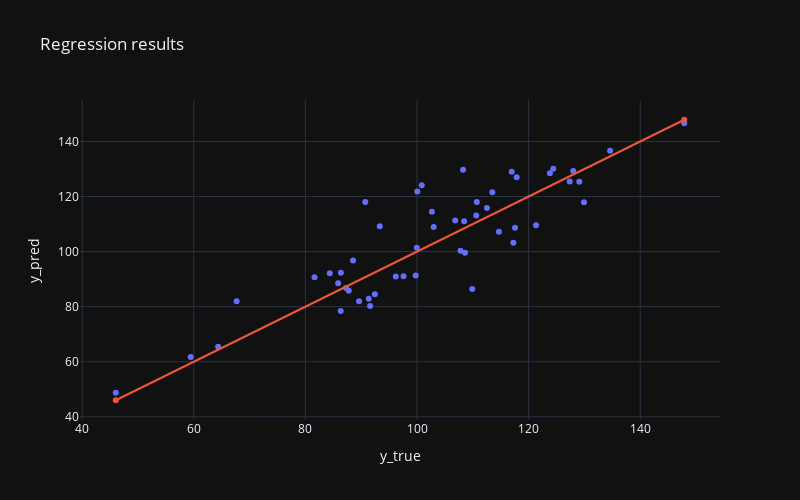

The notebook cell this image was saved under:
### Markdown cell above
# Regression results

### Code cell
y_true = 100 + 20 * np.random.randn(50)

y_pred = y_true + 10 * np.random.randn(50)

results = pd.DataFrame({'y_true': y_true, 'y_pred': y_pred})

results['error'] = results['y_true'] - results['y_pred']

def plot_regression_results(y_true, y_pred): 
    results = pd.DataFrame({'y_true': y_true, 'y_pred': y_pred})
    min = results[['y_true', 'y_pred']].min().min()
    max = results[['y_true', 'y_pred']].max().max()

    fig = go.Figure(data=[go.Scatter(x=results['y_true'], y=results['y_pred'], mode='markers'),
                    go.Scatter(x=[min, max], y=[min, max])],
                    layout=go.Layout(showlegend=False, width=800, height=500,
                                     xaxis_title='y_true', 
                                     yaxis_title='y_pred',
                                     title='Regression results'))
    fig.show()
plot_regression_results(y_true, y_pred)

### Figure 1 — Plotly figure (JSON) as saved in the notebook; plotly's stock layout.template omitted (floating-point values rounded to 4 significant figures)
{"data": [{"mode": "markers", "x": [91.59, 87.29, 93.33, 129.1, 86.36, 87.77, 117.3, 88.53, 129.9, 110.7, 103.0, 121.3, 85.86, 99.97, 108.6, 92.45, 100.1, 124.4, 91.35, 113.5, 59.45, 108.3, 86.32, 109.9, 97.58, 64.37, 134.6, 46.01, 114.7, 117.9, 89.61, 117.6, 107.8, 106.8, 128.0, 99.76, 100.8, 110.6, 112.5, 90.73, 108.5, 117.0, 67.67, 81.64, 84.37, 127.4, 123.8, 147.9, 102.7, 96.2], "y": [80.22, 86.75, 109.2, 125.4, 92.29, 85.74, 103.3, 96.79, 117.9, 118.0, 108.9, 109.6, 88.46, 101.4, 99.58, 84.53, 121.8, 130.1, 82.89, 121.5, 61.71, 129.7, 78.43, 86.45, 91.02, 65.44, 136.6, 48.74, 107.2, 127.0, 82.01, 108.7, 100.3, 111.3, 129.3, 91.31, 124.1, 113.1, 115.9, 118.1, 111.1, 129.0, 82.01, 90.65, 92.14, 125.4, 128.4, 146.7, 114.4, 90.95], "type": "scatter"}, {"x": [46.01, 147.9], "y": [46.01, 147.9], "type": "scatter"}], "layout": {"height": 500, "showlegend": false, "title": {"text": "Regression results"}, "width": 800, "xaxis": {"title": {"text": "y_true"}}, "yaxis": {"title": {"text": "y_pred"}}}}
